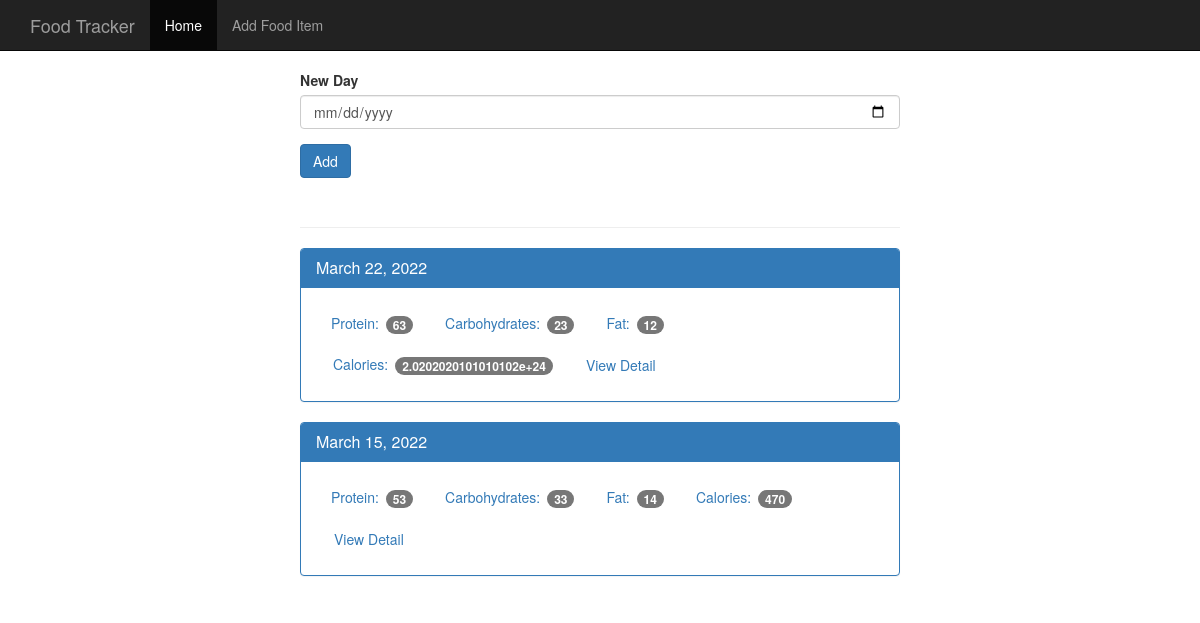
The page / on the database its author committed.
### tables this page shows
CREATE TABLE log_date(
    id integer primary key autoincrement,
    entry_date date not null
);

### app.py (the view)
@app.route('/', methods=['POST', 'GET'])
def index():
    db = get_db()
    if request.method == 'POST':
        date = request.form['date']  # assuming the date is in YYYY-MM-DD format
        dt = datetime.strptime(date, '%Y-%m-%d')
        database_date = datetime.strftime(dt, '%Y%m%d')
        db.execute('insert into log_date (entry_date) values (?)', [database_date])
        db.commit()
    cur = db.execute('select log_date.entry_date, sum(food.protein) as protein, '
                     'sum(food.carbohydrates) as carbohydrates, sum(food.fat) as fat, sum(food.calories) as calories '
                     'from log_date '
                     'join food_date on food_date.log_date_id = log_date.id '
                     'join food on food.id = food_date.food_id '
                     'group by log_date.id order by log_date.entry_date desc')
    results = cur.fetchall()
    date_results = []
    for i in results:
        single_date = {}
        single_date['entry_date'] = i['entry_date']
        single_date['protein'] = i['protein']
        single_date['carbohydrates'] = i['carbohydrates']
        single_date['fat'] = i['fat']
        single_date['calories'] = i['calories']
        d = datetime.strptime(str(i['entry_date']), '%Y%m%d')
        single_date['pretty_date'] = datetime.strftime(d, '%B %d, %Y')
        date_results.append(single_date)
    return render_template('home.html', results=date_results)

### database.py (called while the page is built)
def connect_db():
    sql = sqlite3.connect('food_log.db')  # database root
    sql.row_factory = sqlite3.Row
    return sql

def get_db():
    if not hasattr(g, 'sqlite3'):
        g.sqlite_db = connect_db()
    return g.sqlite_db

### templates/home.html
{% extends "base.html" %}
{% block body %}
<nav class="navbar navbar-inverse navbar-fixed-top">
      <div class="container">
        <div class="navbar-header">
          <a class="navbar-brand" href="{{ url_for('index') }}">Food Tracker</a>
        </div>
        <div id="navbar" class="navbar-collapse collapse">
          <ul class="nav navbar-nav">
            <li class="active"><a href="{{ url_for('index') }}">Home</a></li>
            <li><a href="{{ url_for('food') }}">Add Food Item</a></li>
          </ul>
        </div>
      </div>
    </nav>
    <div class="container theme-showcase col-sm-6 col-sm-offset-3" role="main">
      <div class="row">
        <div>
          <form method="POST" action="/">
            <div class="form-group">
              <label for="new-day">New Day</label>
              <input type="date" class="form-control" id="new-day" name="date">
            </div>
            <button type="submit" class="btn btn-primary">Add</button>
          </form>
          <div class="page-header"></div>
          {% for r in results %}
          <div class="panel panel-primary">
            <div class="panel-heading">
              <h3 class="panel-title">{{r.pretty_date}}</h3>
            </div>
            <div class="panel-body">
              <ul class="nav nav-pills" role="tablist">
                <li><a>Protein: <span class="badge">{{r.protein}}</span></a></li>
                <li><a>Carbohydrates: <span class="badge">{{r.carbohydrates}}</span></a></li>
                <li><a>Fat: <span class="badge">{{r.fat}}</span></a></li>
                <li><a>Calories: <span class="badge">{{r.calories}}</span></a></li>
                <li><a href="{{ url_for('view', date=r.entry_date) }}" type="button" class="btn btn-link">View Detail</a></li>
              </ul>
            </div>
          </div>
          {% endfor %}
        </div>
      </div>
    </div>
{% endblock %}

### static/theme.css (style rules this page uses)
body { padding-top: 70px; padding-bottom: 30px; }

### rows shown on the page
log_date: pretty_date "March 22, 2022", protein "63", carbohydrates "23", fat "12", calories "2.0202020101010102e+24"
log_date: pretty_date "March 15, 2022", protein "53", carbohydrates "33", fat "14", calories "470"
